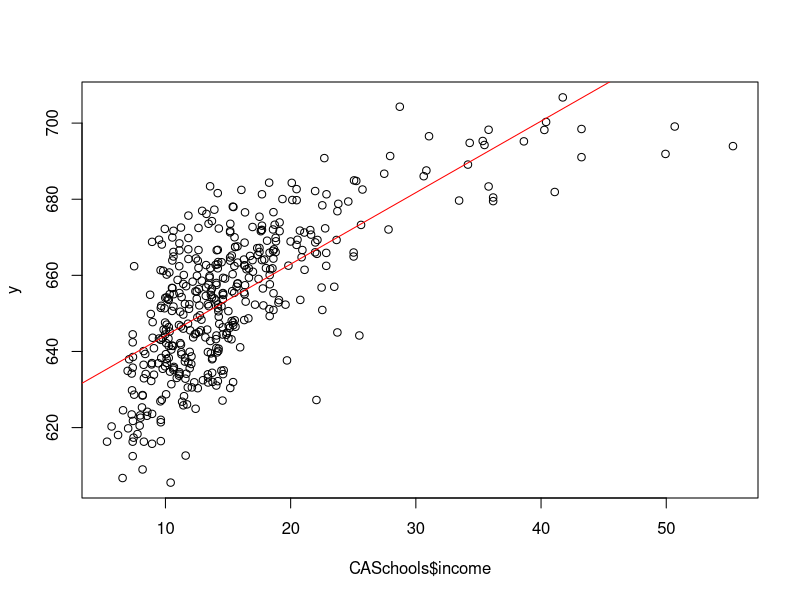
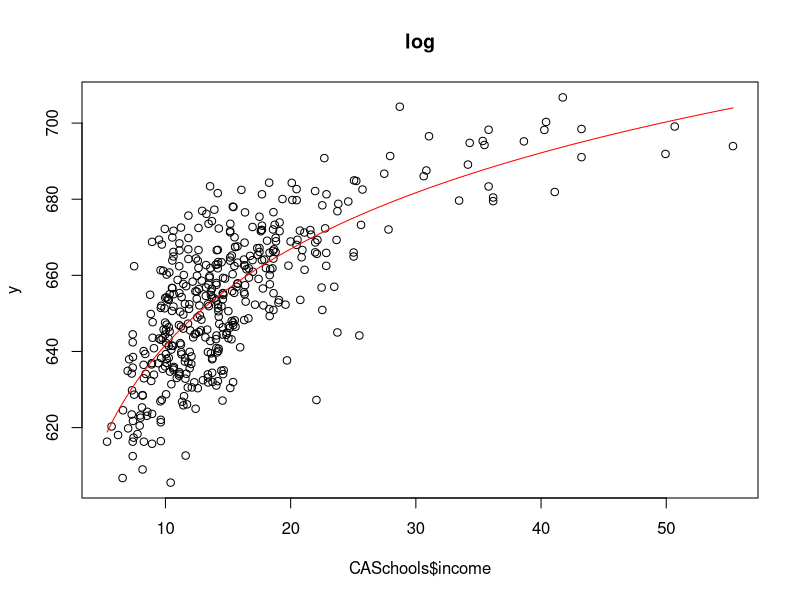
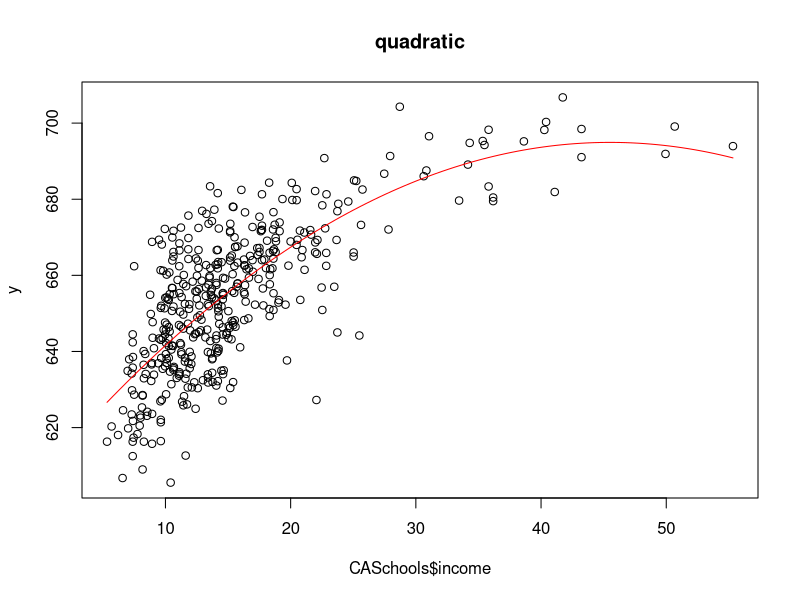
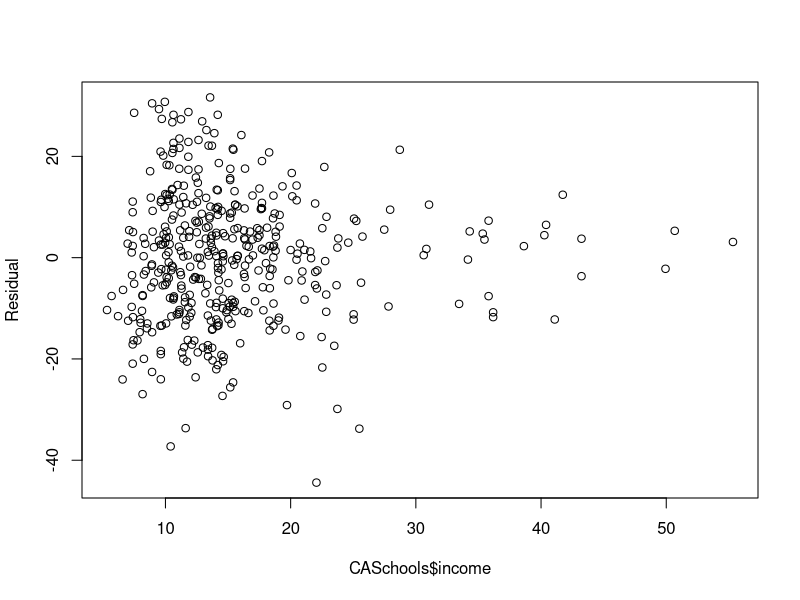
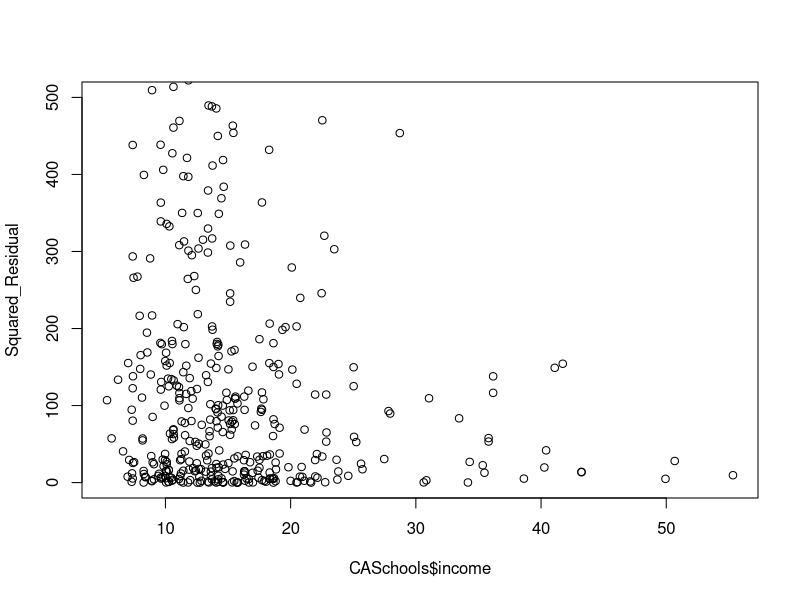
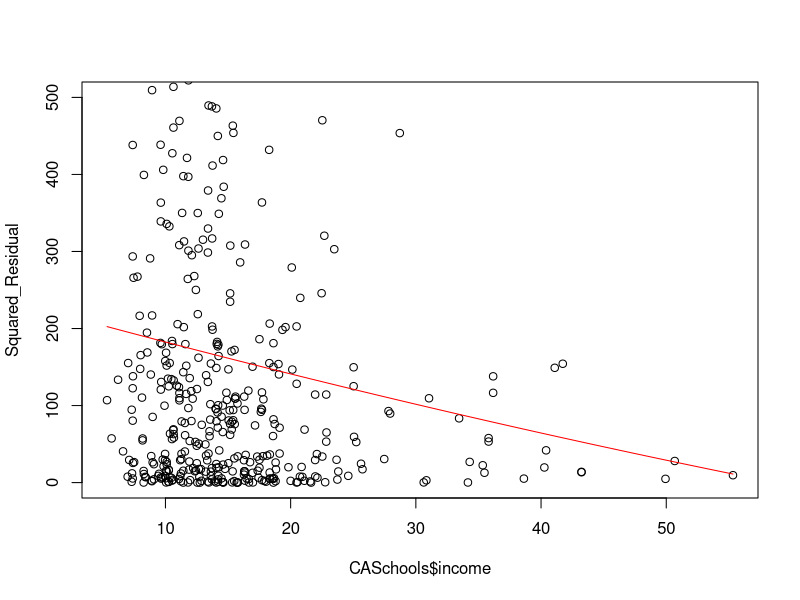

These figures' R source, in order:
######################################################################################
# Class demo 8: Nonlinear Form and Handling Heteroskedasticity 
#                                  by WLS, GLS and Heteroskedasticity-Robust sd
######################################################################################
##############################
## Econometrics 322 Hang Miao
##############################

# Loading the data by one of the following two way:
#########################################################################################
## Approach1: Loading data by Using the third party package: Applied Econometrics with R
#########################################################################################
library(AER)                                                     
data(CASchools) # Use data
CASchools$STR <- CASchools$students/CASchools$teachers    # generating variable "STR student:teacher ratio"
CASchools$test_score <- (CASchools$read + CASchools$math) / 2   # generating variable "test_score"
head(CASchools)

# write.csv(CASchools,"CASchoolsData.csv", row.names = FALSE)

###########################################################################################
## Approach2: Loading data by Reading the data file CASchoolsData.csv under the same folder
###########################################################################################
CASchools <- read.csv("CASchoolsData.csv", header=TRUE, sep=",")
head(CASchools)



### Matrix method
y = CASchools$test_score
X = CASchools$STR
n = length(y)
intercept = rep(1,n)
X = cbind(intercept,X)

X = as.matrix(X)
y = as.matrix(y)

betaOLS = solve( t(X) %*% X ) %*% t(X) %*% y

SSR = t(y- X %*%betaOLS )%*% (y- X %*%betaOLS )
SigmaSquared_Hat = SSR/ (n-1-1)

SigmaSquared_Hat = as.numeric(SigmaSquared_Hat)

VarCovMatrixBetaOLS = SigmaSquared_Hat * solve(t(X) %*% X) 

VarBetaOLS = diag(VarCovMatrixBetaOLS)
sdBetaOLS = sqrt(VarBetaOLS)

# Software Package
linearMod2 <- lm(test_score ~ STR, data=CASchools)
summary(linearMod2) 
summary(linearMod2)$coef
betaOLS
sdBetaOLS
############################################
# Linear Relationship
############################################

# Transform Data Format into Matrices
y = CASchools$test_score
X1 = CASchools$income
n = length(y)
intercept = rep(1,n)
X = cbind(intercept,X1)
X = as.matrix(X)
y = as.matrix(y)

# OLS 
betaOLS = solve( t(X) %*% X ) %*% t(X) %*% y

# Plot the Linear Regression Line and the Data
plot(CASchools$income, y)
abline(betaOLS, col = 'red')

#########################################################
# Non-Lnear Relationship 
#    by adding a Quadratic Term
#########################################################
# y = beta_0 + beta_1 x
# y = beta_0 + beta_1 log x
y = CASchools$test_score
X1 = log(CASchools$income) #  Adding a logrithmly Term here
n = length(y)
intercept = rep(1,n)
X = cbind(intercept,X1)   #  New Matrix D has three Columns
X = as.matrix(X)
y = as.matrix(y)
# Run OLS regression
betaOLS = solve( t(X) %*% X ) %*% t(X) %*% y
# Prediction

#creat 100 new income data ranging from the min to max of the original income
newdat = data.frame(income = seq(min(CASchools$income), max(CASchools$income), length.out = 100))
# Transform Data Format into Matrices
intercept = rep(1,length(newdat$income))
X_new = cbind(intercept,log(newdat$income))
X_new = as.matrix(X_new)

Y_predict = X_new %*% betaOLS

# Plot the Non-Linear Regression Line and the Data
plot(CASchools$income, y,main='log')
lines(x = newdat$income, y = Y_predict, col='red')





#########################################################
# y = beta_0 + beta_1 x + beta_2 x^2 +u
# Transform Data Format into Matrices
y = CASchools$test_score
X1 = CASchools$income
X2 = (CASchools$income)^2    #  Adding a Quadratic Term here
n = length(y)
intercept = rep(1,n)
X = cbind(intercept,X1,X2)   #  New Matrix D has three Columns
X = as.matrix(X)
y = as.matrix(y)

# Run OLS regression
betaOLS = solve( t(X) %*% X ) %*% t(X) %*% y

# Prediction

#creat 100 new income data ranging from the min to max of the original income
newdat = data.frame(income = seq(min(CASchools$income), max(CASchools$income), length.out = 100))
# Transform Data Format into Matrices
intercept = rep(1,length(newdat$income))
X_new = cbind(intercept,newdat,newdat^2)
X_new = as.matrix(X_new)

Y_predict = X_new %*% betaOLS

# Plot the Non-Linear Regression Line and the Data
plot(CASchools$income, y, main = 'quadratic')
lines(x = X_new[,2], y = Y_predict, col='red')

#########################################################
# Heteroskedasticity
#########################################################

# Compute the Residuals
Residual = y- X %*%betaOLS

# Heterskedasticity
plot(CASchools$income, Residual)   # Resdual
Squared_Residual = Residual*Residual
plot(CASchools$income, Squared_Residual, ylim =c(0,500))  # Squared Residual 

##################################################################################
# WLS: the Sharp estimator with its associated estimated Variance Covariance Matrix
##################################################################################

# The following step is using OLS to estimate the unkown functional
# Then use the estimated functional form (linear form in this case) to estimate Squared_Residual
# The result is denote as Squared_Residual_hat
#########################################################
# Run OLS regression of Squared Residual onto X
alphaOLS_SquaredResidual = solve( t(X) %*% X ) %*% t(X) %*% Squared_Residual

# Estimate Residual by Linear Form
Squared_Residual_Hat = X %*% alphaOLS_SquaredResidual

# Prediction (Use the 100 New Income Data Created Above )
Squared_Residual_predict = X_new %*% alphaOLS_SquaredResidual

# Plot the Non-Linear Regression Line and the Data
plot(CASchools$income, Squared_Residual,ylim =c(0,500))
lines(x = X_new[,2], y = Squared_Residual_predict, col='red')
#########################################################

# Variance Covariance Matrix for the Uncertainty u
Squared_Residual_Hat_vector = as.vector(Squared_Residual_Hat)
Lambda_hat = diag( Squared_Residual_Hat_vector )

# WLS estimator  
beta_WLS = solve( t(X) %*% solve(Lambda_hat) %*% X ) %*% t(X)%*% solve(Lambda_hat)  %*% y 
beta_WLS
betaOLS # Note: OLS estimator is solve( t(X) %*% X ) %*% t(X) %*% y

# Variance Covariance Matrix for WLS estimator 
Var_Cov_beta_WLS = solve( t(X) %*% solve(Lambda_hat) %*% X ) 

Var_beta_WLS = diag(Var_Cov_beta_WLS)

sd_beta_WLS = sqrt(Var_beta_WLS)
sd_beta_WLS


##################################################################################
# OLS: The Blunt Estimator with its Heteroskedasticity-Robust Standard Deviation  
##################################################################################

# Unlike the WLS case, no functional form needs to be estimated.
# Just use the Squared_Residual as the diagonal line of the Variance Covariance Matrix for u
#########################################################

#########################################################

# Variance Covariance Matrix for the Uncertainty u
Squared_Residual_vector = as.vector(Squared_Residual)
Lambda_hat = diag( Squared_Residual_vector )

# OLS estimator  
beta_OLS = solve( t(X) %*% X ) %*% t(X) %*% y
beta_OLS

# Variance Covariance Matrix for OLS estimator under Heteroskedasticity
# Same thing as the Heteroskedasticity-Robust Variance Covariance Matrix
# Same thing as Heteroskedasticity-consistent Variance Covariance Matrix
Var_Cov_beta_OLS_HR = solve( t(X) %*% X ) %*% t(X) %*% Lambda_hat %*% X %*% solve( t(X) %*% X )

Var_beta_OLS_HR = diag(Var_Cov_beta_OLS_HR) # Hetero-Rubust variance for beta_OLS
sd_beta_OLS_HR = sqrt(Var_beta_OLS_HR)      # Hetero-Rubust sd for beta_OLS
sd_beta_OLS_HR


# Note: it is different from Variance Covariance Matrix for OLS estimator under Homoskedasticity
SSR = t(y- X %*%betaOLS )%*% (y- X %*%betaOLS )
SigmaSquared_Hat = SSR/ (n-2-1)
SigmaSquared_Hat = as.numeric(SigmaSquared_Hat)
Var_Cov_beta_OLS = SigmaSquared_Hat * solve(t(X) %*% X) 
Var_beta_OLS_Homo = diag(Var_Cov_beta_OLS) # Hetero-Rubust variance for beta_OLS
sd_beta_OLS_Homo = sqrt(Var_beta_OLS_Homo)      # Hetero-Rubust sd for beta_OLS
sd_beta_OLS_Homo


sd_beta_WLS
sd_beta_OLS_HR
sd_beta_OLS_Homo 

##################################################################################
# Software Package
##################################################################################

head(CASchools)
CASchools$incomeSquare <- (CASchools$income)^2
linearMod <- lm(test_score ~ income+incomeSquare, data=CASchools)
summary(linearMod) 
summary(linearMod)$coef

coeftest(linearMod, vcov. = vcovHC, type = "const")  # Homoskedasticity Using Software Package
sd_beta_OLS_Homo # Homoskedasticity Using Matrix

coeftest(linearMod, vcov. = vcovHC, type = "HC0")  # Heteroskedasticity Robust Using Software Package
sd_beta_OLS_HR        # Heteroskedasticity Using Matrix



##################################################################################
# GLS  pseudo code
##################################################################################

# The first step same as the WLS is to estimate the Variance Covariance Matrix for Uncertainty
# denoted as Lambda_hat

# GLS estimator
beta_GLS = solve( t(X) %*% solve(Lambda_hat) %*% X ) %*% t(X)%*% solve(Lambda_hat)  %*% y 

# Variance Covariance Matrix for GLS estimator 
Var_Cov_beta_GLS = solve( t(X) %*% solve(Lambda_hat) %*% X ) 
# Variance for GLS estimator 
Var_beta_GLS = diag(Var_Cov_beta_WLS)
# standard Deviation for GLS estimator 
sd_beta_GLS = sqrt(Var_beta_WLS)
